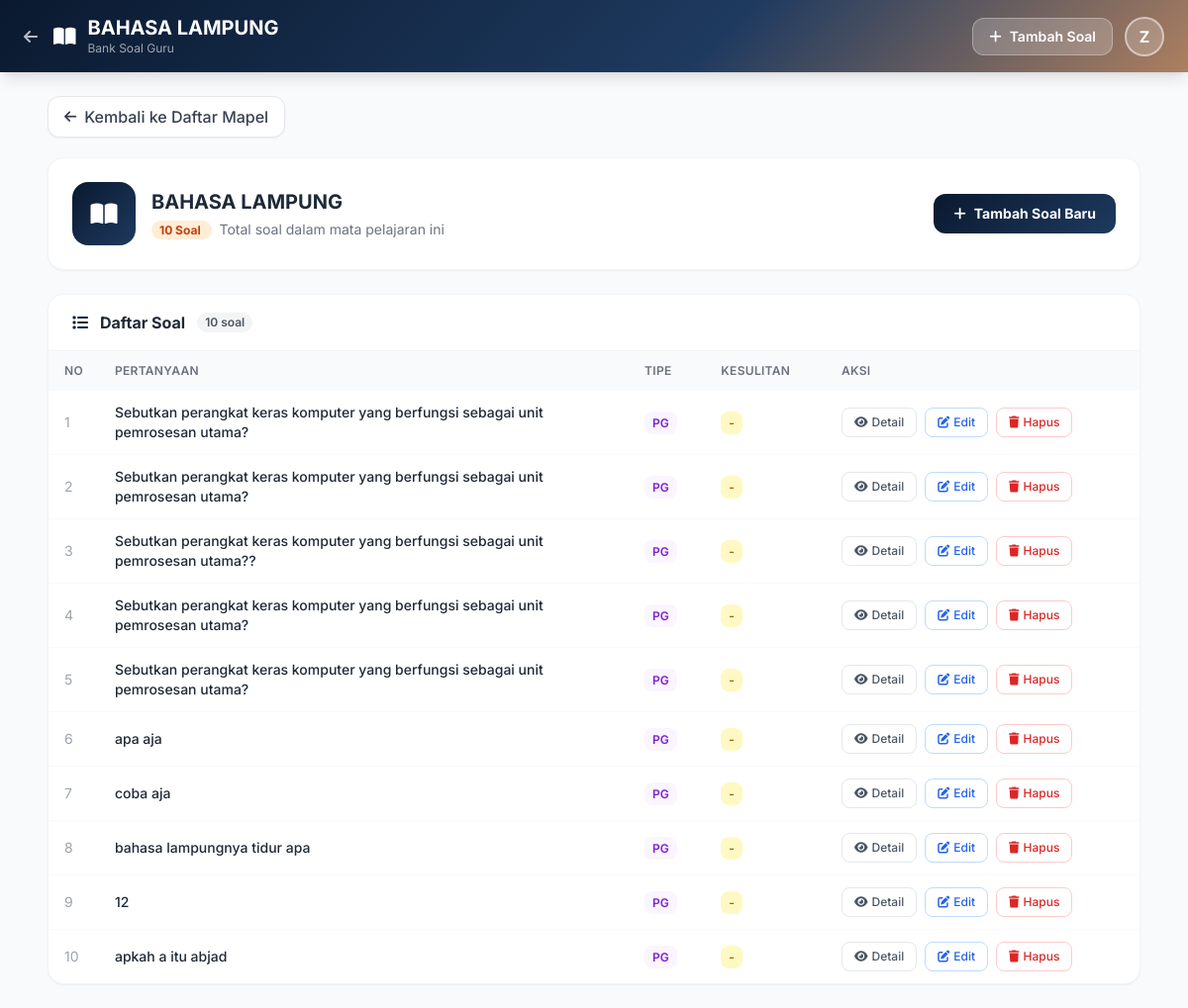
/cbt_sekolah/pages/guru/soal_list_guru.php?id_mapel=9 (signed in), run on the app's committed database.
### tables this page shows
CREATE TABLE `tb_mapel` (
  `id_mapel` int(11) NOT NULL,
  `kode_mapel` varchar(20) DEFAULT NULL,
  `nama_mapel` varchar(100) NOT NULL
);

CREATE TABLE `tb_soal` (
  `id_soal` int(11) NOT NULL,
  `id_ujian` int(11) DEFAULT NULL,
  `id_mapel` int(11) DEFAULT NULL,
  `jenis_soal` enum('1','2') NOT NULL,
  `nilai` int(11) DEFAULT 0,
  `materi` varchar(100) DEFAULT NULL,
  `pertanyaan` text NOT NULL,
  `gambar` varchar(255) DEFAULT NULL,
  `opsi_a` text DEFAULT NULL,
  `opsi_b` text DEFAULT NULL,
  `opsi_c` text DEFAULT NULL,
  `opsi_d` text DEFAULT NULL,
  `opsi_e` text DEFAULT NULL,
  `kunci_jawaban` varchar(5) DEFAULT NULL,
  `bobot` int(11) DEFAULT 1
);

### cbt_sekolah/pages/guru/soal_list_guru.php (the view, shortened to what this page needs)
<?php
require_once '../../config/koneksi.php';
$nama_guru = $_SESSION['nama_lengkap'] ?? $_SESSION['nama'] ?? 'Guru';
$id_mapel  = isset($_GET['id_mapel']) ? (int)$_GET['id_mapel'] : 0;
$stmt = $pdo->prepare("SELECT * FROM tb_mapel WHERE id_mapel = ?");
$stmt->execute([$id_mapel]);
$mapel = $stmt->fetch();
$per_page   = 10;
$page       = max(1,(int)($_GET['page']??1));
$offset     = ($page-1)*$per_page;
$count_stmt = $pdo->prepare("SELECT COUNT(*) FROM tb_soal WHERE id_mapel = ?");
$count_stmt->execute([$id_mapel]);
$total      = $count_stmt->fetchColumn();
$stmt = $pdo->prepare("SELECT * FROM tb_soal WHERE id_mapel = ? ORDER BY id_soal DESC LIMIT $per_page OFFSET $offset");
$stmt->execute([$id_mapel]);
$soal_list = $stmt->fetchAll();
?>
<!DOCTYPE html>
<html lang="id">
<head>
    <script src="https://cdn.tailwindcss.com"></script>
    <link rel="stylesheet" href="https://cdnjs.cloudflare.com/ajax/libs/font-awesome/6.4.0/css/all.min.css">
</head>
<body class="bg-gray-50">
<header class="gradient-bg shadow-lg py-4 px-6 flex justify-between items-center sticky top-0 z-40">
    <div class="flex items-center space-x-3">
        <a href="bank_soal.php" class="text-white/70 hover:text-white mr-1"><i class="fas fa-arrow-left"></i></a>
        <i class="fas fa-book-open text-white text-xl"></i>
        <div>
            <h1 class="text-xl font-bold text-white leading-tight"><?= htmlspecialchars($mapel['nama_mapel']) ?></h1>
            <p class="text-white/60 text-xs">Bank Soal Guru</p>
        </div>
    </div>
    <div class="flex items-center gap-3">
        <a href="tambah_soal_guru.php?id_mapel=<?= $id_mapel ?>"
           class="bg-white/20 hover:bg-white/30 text-white px-4 py-2 rounded-xl text-sm font-semibold flex items-center gap-2 transition border border-white/30">
            <i class="fas fa-plus"></i> Tambah Soal
        </a>
        <div class="h-10 w-10 rounded-full bg-white/20 flex items-center justify-center border-2 border-white/50">
            <span class="text-white font-bold"><?= strtoupper(substr($nama_guru,0,1)) ?></span>
        </div>
    </div>
</header>
<main class="p-6 max-w-6xl mx-auto">
    <div class="mb-5">
        <a href="bank_soal.php" class="inline-flex items-center px-4 py-2 bg-white border border-gray-200 rounded-xl text-gray-700 hover:border-[#F4A261] shadow-sm transition group">
            <i class="fas fa-arrow-left mr-2 text-sm group-hover:-translate-x-1 transition-transform"></i>
            <span class="font-medium">Kembali ke Daftar Mapel</span>
        </a>
    </div>
    <div class="bg-white rounded-2xl shadow-sm border border-gray-100 p-6 mb-6 flex items-center justify-between">
        <div class="flex items-center gap-4">
            <div class="w-16 h-16 rounded-2xl bg-gradient-to-br from-[#0A192F] to-[#1E3A5F] flex items-center justify-center">
                <i class="fas fa-book-open text-white text-2xl"></i>
            </div>
            <div>
                <h2 class="text-xl font-bold text-gray-800"><?= htmlspecialchars($mapel['nama_mapel']) ?></h2>
                <p class="text-sm text-gray-500 mt-1">
                    <span class="bg-orange-100 text-orange-700 px-2 py-0.5 rounded-full text-xs font-bold mr-2">
                        <?= $total ?> Soal
                    </span>
                    Total soal dalam mata pelajaran ini
                </p>
            </div>
        </div>
        <a href="tambah_soal_guru.php?id_mapel=<?= $id_mapel ?>"
           class="btn-gradient text-white px-5 py-2.5 rounded-xl text-sm font-bold flex items-center gap-2">
            <i class="fas fa-plus"></i> Tambah Soal Baru
        </a>
    </div>
    <div class="bg-white rounded-2xl shadow-sm border border-gray-100 overflow-hidden">
        <div class="px-6 py-4 border-b border-gray-100 flex items-center gap-3">
            <i class="fas fa-list text-[#0A192F]"></i>
            <h3 class="font-bold text-gray-800">Daftar Soal</h3>
            <span class="bg-gray-100 text-gray-600 text-xs px-2 py-0.5 rounded-full font-semibold"><?= $total ?> soal</span>
        </div>
        <?php if (count($soal_list) > 0): ?>
        <div class="overflow-x-auto">
            <table class="w-full text-sm">
                <thead class="bg-gray-50 text-gray-500 text-xs uppercase tracking-wide">
                    <tr>
                        <th class="px-4 py-3 text-left font-semibold w-10">No</th>
                        <th class="px-4 py-3 text-left font-semibold">Pertanyaan</th>
                        <th class="px-4 py-3 text-left font-semibold">Tipe</th>
                        <th class="px-4 py-3 text-left font-semibold">Kesulitan</th>
                        <th class="px-4 py-3 text-left font-semibold">Aksi</th>
                    </tr>
                </thead>
                <tbody class="divide-y divide-gray-50">
                <?php $no=$offset+1; foreach ($soal_list as $s): ?>
                <tr>
                    <td class="px-4 py-3 text-gray-400"><?= $no++ ?></td>
                    <td class="px-4 py-3 max-w-md font-medium text-gray-800">
                        <?= htmlspecialchars(mb_substr(strip_tags($s['pertanyaan']),0,90)) ?>
                    </td>
                    <td class="px-4 py-3">
                        <span class="bg-purple-50 text-purple-700 px-2 py-1 rounded-lg text-xs font-semibold">
                            <?= strtoupper($s['tipe_soal']??'PG') ?>
                        </span>
                    </td>
                    <td class="px-4 py-3">
                        <?php $t=$s['tingkat_kesulitan']??'';
                        $tc=$t==='mudah'?'bg-green-100 text-green-700':($t==='sulit'?'bg-red-100 text-red-700':'bg-yellow-100 text-yellow-700'); ?>
                        <span class="<?= $tc ?> px-2 py-1 rounded-lg text-xs font-semibold"><?= ucfirst($t?:'-') ?></span>
                    </td>
                    <td class="px-4 py-3">
                        <div class="flex gap-2">
                            <a href="detail_soal_guru.php?id=<?= $s['id_soal'] ?>&id_mapel=<?= $id_mapel ?>"
                               class="px-3 py-1.5 border border-gray-200 rounded-lg text-xs font-medium text-gray-600 hover:bg-gray-50 transition">
                                <i class="fas fa-eye mr-1"></i>Detail
                            </a>
                            <a href="tambah_soal_guru.php?edit=<?= $s['id_soal'] ?>&id_mapel=<?= $id_mapel ?>"
                               class="px-3 py-1.5 border border-blue-200 rounded-lg text-xs font-medium text-blue-600 hover:bg-blue-50 transition">
                                <i class="fas fa-edit mr-1"></i>Edit
                            </a>
                            <a href="?id_mapel=<?= $id_mapel ?>&hapus=<?= $s['id_soal'] ?>"
                               onclick="return confirm('Hapus soal ini? Data tidak dapat dikembalikan.')"
                               class="px-3 py-1.5 border border-red-200 rounded-lg text-xs font-medium text-red-600 hover:bg-red-50 transition">
                                <i class="fas fa-trash mr-1"></i>Hapus
                            </a>
                        </div>
                    </td>
                </tr>
                <?php endforeach; ?>
                </tbody>
            </table>
        </div>
        <?php endif; ?>
    </div>
</main>
</body>
</html>

### cbt_sekolah/pages/guru/soal_list_guru.php (style rules this page uses)
* { font-family:'Inter',sans-serif; }
.gradient-bg { background:linear-gradient(135deg,#0A192F 0%,#1E3A5F 30%,#F4A261 60%,#90BE6D 100%); background-size:200% 200%; animation:gm 10s ease infinite; }
.btn-gradient { background:linear-gradient(135deg,#0A192F,#1E3A5F,#F4A261,#90BE6D); background-size:300% 300%; animation:bg 5s ease infinite; }

### data on the page
tb_mapel: nama_mapel "BAHASA LAMPUNG"
tb_soal: pertanyaan "Sebutkan perangkat keras komputer yang berfungsi sebagai unit pemrosesan utama?", tipe_soal "PG", t "-"
tb_soal: pertanyaan "Sebutkan perangkat keras komputer yang berfungsi sebagai unit pemrosesan utama?", tipe_soal "PG", t "-"
tb_soal: pertanyaan "Sebutkan perangkat keras komputer yang berfungsi sebagai unit pemrosesan utama??", tipe_soal "PG", t "-"
tb_soal: pertanyaan "Sebutkan perangkat keras komputer yang berfungsi sebagai unit pemrosesan utama?", tipe_soal "PG", t "-"
tb_soal: pertanyaan "Sebutkan perangkat keras komputer yang berfungsi sebagai unit pemrosesan utama?", tipe_soal "PG", t "-"
tb_soal: pertanyaan "apa aja", tipe_soal "PG", t "-"
tb_soal: pertanyaan "coba aja", tipe_soal "PG", t "-"
tb_soal: pertanyaan "bahasa lampungnya tidur apa", tipe_soal "PG", t "-"
tb_soal: pertanyaan "12", tipe_soal "PG", t "-"
tb_soal: pertanyaan "apkah a itu abjad", tipe_soal "PG", t "-"

### other printed values
substr($nama_guru,0,1) "Z"
$total "10"
